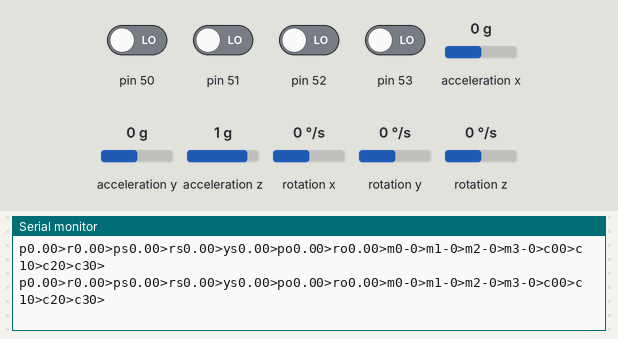
The sketch below on a simulated Arduino Mega 2560, built with avr-gcc and run on an emulated ATmega2560. Parts: the last lines printed to the serial monitor. Wiring (inferred from the names in the program): MPU-6050 motion sensor at I2C address 0x68. The inputs (shaded band) are chosen by the test bench; at power-on: pin 50–53 LOW, acceleration x 0 g, acceleration y 0 g, acceleration z 1 g, rotation x 0 °/s, rotation y 0 °/s, rotation z 0 °/s.

Above: at 2.4 s.
2.5 s: acceleration x set to 1.4 g
At 2.74 s:
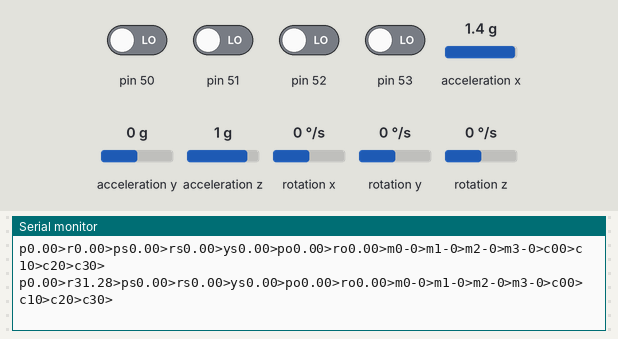
5.5 s: acceleration y set to -1.4 g
At 5.61 s:
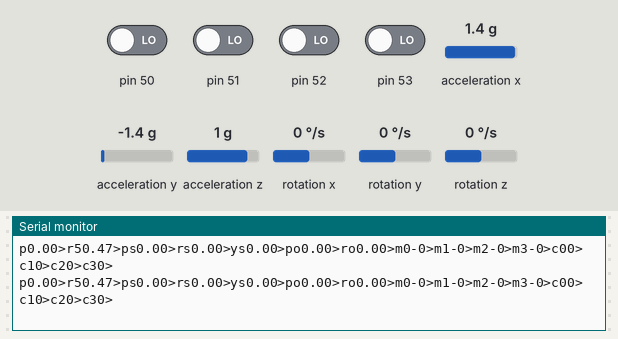
7.0 s: acceleration z set to -1.4 g
At 7.12 s:
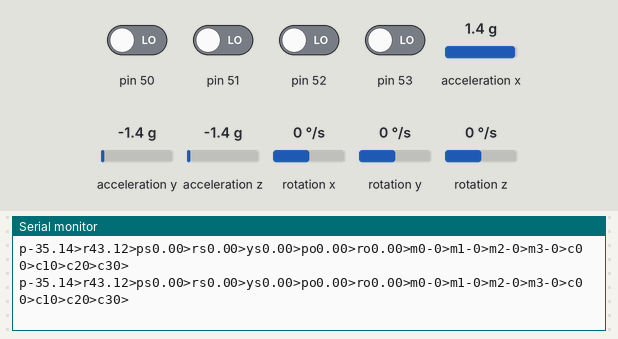
Timing chart, 0 to 10.0 s (numbered marks = the images above; inputs shaded):
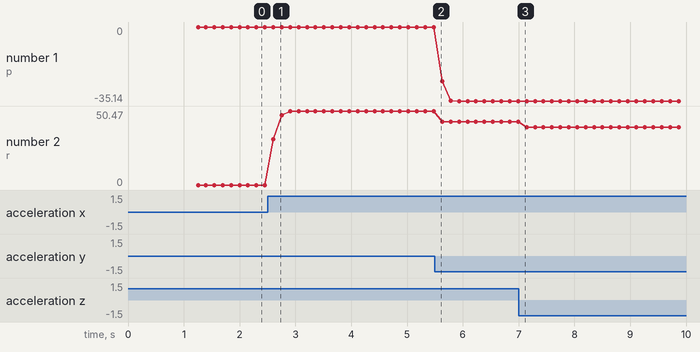

Measured:
- after the input at 2.5 s, the serial monitor: prints a new line after 0.10 s (image 1)
- plotted number 1: 0 → -35.14 after the input at 5.5 s
- plotted number 2: 0 → 50.47 after the input at 2.5 s, 50.47 → 43.12 after the input at 5.5 s, 43.12 → 39.23 after the input at 7.0 s

The sketch:

ksrmQuad.ino
```cpp
/*
   Author : Kunchala Anil
   Email : anilkunchalaece@gmail.com
   Date : 31 May 2018

   This is a rewrite of basicLiftWithPIDWithAutoCalibration Sketch
      reason - mpu6050 library by jeff Rowbwerg is freezes arduino
               in this sketch it is replaced by complementary filter


     Motor Directions for Quad + Configuration

                            Arduino Pin
             m0 Front - CW      4
             m1 Right - CCW     5
             m2 Back  - CW      6
             m3 Left  - CCW     7

     MPU 6050 Connections
             SCL  - A5
             SDA  - A4
             INT  -  2 -- we are not gonna use this

      Rx Connections
      Enable PCMSK0 Register  - PCMSK0 - portB (D8-D13) (PCINT0  - PCINT6)
                    Arduino Pin   PCINTx
            ch1   -    8          PCINT0   - Roll
            ch2   -    9          PCINT1   - Pitch
            ch3   -    10         PCINT2   - Throttle
            ch4   -    11         PCINT3   - Yaw


     Arm - DisArm Mechanisms
      To Arm    - Throttle Min && Yaw Max
      To DisArm - Throttle Min && Roll Max

*/

#include<Servo.h> //used to drive bldc motors
// There may be some conflicts with Software Serial Library and Servo
// So if you are planning for more serial devices go for Arduino Mega
// I use bluetooth to get flight parameters - it will be used with Hardware Serial
#include<PID_v1.h> //PID Library by Brett Beauregard ref:https://github.com/br3ttb/Arduino-PID-Library
#include<Wire.h> //used for MPU6050
#include<math.h> //used in accr angle calculation check accrTest for more info

//#define TUNING // used for tuning purpose

//tuning variables
#ifdef TUNING
#define MAX_DATA_LENGTH 100
char startingChar = '<';
char endingChar = '>';
boolean storeRecvData = false;
char recvDataBuffer[MAX_DATA_LENGTH];
char strtokDelimiter[] = ","; //used to parse the data
int index = 0;
double pp, pd, pi, rp, rd, ri, yp, yd, yi; //pid constants for pitch,roll,yaw [double since library only supports double]
#endif

//used to send bluetooth debug info
#define DATA_INTERVAL 150
unsigned long btDataStartMillis = millis();

//MotorConnections
#define m0 4
#define m1 5
#define m2 6
#define m3 7

// Date : 20Mar - Changing the Motor value from Angle(i.e servo.write) to microSeconds(servo.writeMicroSeconds)
#define motorArmValue 1200 // 60
#define motorMinValue 1200 //65
#define motorMaxValue 1800 //130
#define motorArmDelay 2000 //wait after motors armed

#define throttleMinValue 1200
#define throttleMaxValue 1800

//PID Constants

#define pitchPVal 0.5
#define pitchDVal 2.5
#define pitchIVal 0.0

#define rollPVal 0.0
#define rollDVal 0.0
#define rollIVal 0.0

#define yawPVal 0
#define yawDVal 0
#define yawIVal 0

//Flight Parameters
#define pitchMin -30
#define pitchMax 30
#define rollMin -30
#define rollMax 30
#define yawMin -90
#define yawMax 90

#define ch0Max 1800
#define ch0Min 1200
#define ch1Max 1800
#define ch1Min 1200

#define chMid 1500


//variables used for MPU6050 angle calculation
const float GYRO_SENSITIVITY_SCALE_FACTOR = 131.0; //for 200 degrees / sec
const long ACCR_SENSITIVITY_SCALE_FACTOR = 16384.0; // for 2g

//MPU6050 i2c address
const int MPU6050_ADDR = 0b1101000;
//MPU6050 Register Addresses
const byte PWR_REG_ADDR = 0x6B;
const byte GYRO_CONFIG_REG_ADDR = 0x1B;
//const byte GYRO_READ_START_ADDR = 0x43;
const byte ACCR_CONFIG_REG_ADDR = 0x1C;
const byte ACCR_READ_START_ADDR = 0x3B;

const float radToDegreeConvert = 180.0 / PI;

int16_t accX, accY, accZ, gyroX, gyroY, gyroZ, tmp; //used to store the data from MPU registers
double rotX, rotY; //for Gyro's
double angleX, angleY; //for Accer
double compAngleX, compAngleY; //for complimentary filter
double prevCompAngleX, prevCompAngleY; //used to remove small(+- 0.04) variance error

unsigned long prevTime = 0, currentTime; //to calculate dt for gyro integration

//offset variables
float gyroOffsetValX = 0, gyroOffsetValY = 0;
float accrOffsetValX = 0, accrOffsetValY = 0;

const int noOfSamplesForOffset = 400;

//variables used in pinChange ISR
volatile boolean recvPCInt = false;
volatile boolean armMotors = false;
boolean motorsArmed = false;

//servo instansces for motors
Servo motor0;
Servo motor1;
Servo motor2;
Servo motor3;

// PID Variables
double pidPitchIn, pidPitchOut, pidPitchSetPoint = 0; //though in UNO there is no diff between float and double - PID library throwing error if type is float
double pidRollIn, pidRollOut, pidRollSetPoint = 0;
double pidYawIn, pidYawOut, pidYawSetPoint = 0;

//variables to store the motor values calculated using pid and throttle
int m0Value, m1Value, m2Value, m3Value;

//PID Instances
PID pitchController(&pidPitchIn, &pidPitchOut, &pidPitchSetPoint, pitchPVal, pitchIVal, pitchDVal, DIRECT); //what is that reverse and forward ?
PID rollController(&pidRollIn, &pidRollOut, &pidRollSetPoint, rollPVal, rollIVal, rollDVal, DIRECT);
//PID yawController(&pidYawIn, &pidYawOut, &pidYawSetPoint, yawPVal, yawIVal, yawDVal, DIRECT);


//used to store the pwm duration
volatile unsigned long pwmDuration[4];
volatile unsigned long pwmStart[4];

//pinDeclaration for Rx
const byte rxCh[] = {8, 9, 10, 11};
const byte noOfChannels = sizeof(rxCh);

//portStatus
volatile byte prevPortState[] = {0, 0, 0, 0};
volatile byte presentPortState[4];

//Interrupt Service Routine will fire when for PinChange in PortB
ISR(PCINT0_vect) {
  recvPCInt = true;
  for (int ch = 0; ch < noOfChannels ; ch++) {
    presentPortState[ch] = digitalRead(rxCh[ch]);
  }//end of for looptr

  for (int c = 0; c < noOfChannels ; c++) {
    if (prevPortState[c] == 0 & presentPortState[c] == 1) {
      //if previous state is 0 and present state is 1 (Raising Edge) then take the time stamp
      pwmStart[c] = micros();
      prevPortState[c] = 1; //update the prevPort State
    } else if (prevPortState[c] == 1 & presentPortState[c] == 0) {
      //if previous state is 1 and present state is 0 (Falling Edge) then calculate the width based on the change
      pwmDuration[c] = micros() - pwmStart[c];
      prevPortState[c] = 0; //update Present PortState
    }
  }//end of for loop

  //ARM motors
  if (pwmDuration[2] < 1250 && pwmDuration[3] > 1700) {
    //Throttle Min And Yaw Max
    armMotors = true;
  }

  //DISARM Motors
  if (pwmDuration[2] < 1250 && pwmDuration[0] > 1700) {
    //Throttle Min and Roll Max
    armMotors = false;
  }
}//end of ISR Fcn


//NEED TO CHECK THIS - write or writeMicroSeconds
void updateMotors() {

  int throttle = map(pwmDuration[2], throttleMinValue, throttleMaxValue, motorMinValue, motorMaxValue);
  m0Value = throttle + pidPitchOut; //- pidYawOut;
  m1Value = throttle + pidRollOut; //+ pidYawOut;
  m2Value = throttle - pidPitchOut; //- pidYawOut;
  m3Value = throttle - pidRollOut; //+ pidYawOut;

  //keep the motors running
  if (m0Value < motorArmValue) m0Value = motorArmValue + 50;
  if (m1Value < motorArmValue) m1Value = motorArmValue + 50;
  if (m2Value < motorArmValue) m2Value = motorArmValue + 50;
  if (m3Value < motorArmValue) m3Value = motorArmValue + 50;

  //dont send values more than motorMaxValue - ESC may get into trouble
  if (m0Value > motorMaxValue) m0Value = motorMaxValue;
  if (m1Value > motorMaxValue) m1Value = motorMaxValue;
  if (m2Value > motorMaxValue) m2Value = motorMaxValue;
  if (m3Value > motorMaxValue) m3Value = motorMaxValue;

  //send the values to esc
  motor0.writeMicroseconds(m0Value);
  motor1.writeMicroseconds(m1Value);
  motor2.writeMicroseconds(m2Value);
  motor3.writeMicroseconds(m3Value);

}//end of updateMotors Fcn


void initializeMotors() {
  motor0.attach(m0);
  motor1.attach(m1);
  motor2.attach(m2);
  motor3.attach(m3);
  disArmMotors(); //we are disarming for safety
  //Serial.println(F("motors initialized"));
}//end of initializeMotors Fcn


void detachMotors() {
  motor0.detach();
  motor1.detach();
  motor2.detach();
  motor3.detach();
  //Serial.println(F("motors detached"));
}// end of detachMotors Fcn


void armAllMotors() {
  motor0.writeMicroseconds(motorArmValue);
  motor1.writeMicroseconds(motorArmValue);
  motor2.writeMicroseconds(motorArmValue);
  motor3.writeMicroseconds(motorArmValue);
  delay(motorArmDelay);
  //Serial.println(F("motors are Armed "));
}//end of armAllMotors Fcn


void disArmMotors() {
  motor0.writeMicroseconds(motorArmValue - 100);
  motor1.writeMicroseconds(motorArmValue - 100);
  motor2.writeMicroseconds(motorArmValue - 100);
  motor3.writeMicroseconds(motorArmValue - 100);
  //Serial.println(F("motors are disarmed "));
}//end of disArmMotors Fcn

//get register values from mpu6050 and calculate angles based on complementary filter
void updateAnglesFromMPU() {
  readMPU();
  calculateAngles();
}//end of updateAnglesFromMPU Fcn

void initPID() {
  rollController.SetOutputLimits(-50,50);
  pitchController.SetOutputLimits(-50,50);
  //  yawController.SetOutputLimits(yawMin, yawMax);
  rollController.SetMode(AUTOMATIC);
  pitchController.SetMode(AUTOMATIC);
  //  yawController.SetMode(AUTOMATIC);
    rollController.SetSampleTime(10);
    pitchController.SetSampleTime(10);
  //  yawController.SetSampleTime(10);
  Serial.println(F("pid initialisation completed"));
}//end of initPID Fcn

void setPointUpdate() {
  if (pwmDuration[0] > chMid - 20  && pwmDuration[0] < chMid + 20) {
    pidRollSetPoint = 0;
  } else {
    //ref : https://arduino.stackexchange.com/questions/9219/why-is-the-constrain-function-used-after-the-map-function
    pidRollSetPoint = map(pwmDuration[0], ch0Min, ch0Max, rollMin, rollMax);
    pidRollSetPoint = constrain(pidRollSetPoint, rollMin, rollMax);
  }
  if (pwmDuration[1] > chMid - 20 && pwmDuration[1] < chMid + 20) {
    pidPitchSetPoint = 0;
  } else {
    pidPitchSetPoint = map(pwmDuration[1], ch1Min, ch1Max, pitchMin, pitchMax);
    pidPitchSetPoint = constrain(pidPitchSetPoint, pitchMin, pitchMax);
  }
}//end of setPointUpdate Fcn


void computePID() {
  pidPitchIn = compAngleY;
  pidRollIn = compAngleX;
  setPointUpdate();
  //compute the setPoint
  rollController.Compute();
  pitchController.Compute();
  //  yawController.Compute();

}//end of computePID Fcn


#ifdef TUNING
void processReceivedData() {
  char * strtokIndex ; //this is used by strtok() as index
  strtokIndex = strtok(recvDataBuffer, strtokDelimiter); // get the first part - pp
  pp = atof(strtokIndex); // convert to float and store
  strtokIndex = strtok(NULL, strtokDelimiter); // this continues where the previous call left off - get pd
  pd = atof(strtokIndex);
  strtokIndex = strtok(NULL, strtokDelimiter); // get pi
  pi = atof(strtokIndex);
  strtokIndex = strtok(NULL, strtokDelimiter); // get rp
  rp = atof(strtokIndex);
  strtokIndex = strtok(NULL, strtokDelimiter); // get rd
  rd = atof(strtokIndex);
  strtokIndex = strtok(NULL, strtokDelimiter); // get ri
  ri = atof(strtokIndex);
  strtokIndex = strtok(NULL, strtokDelimiter); // get yp
  yp = atof(strtokIndex);
  strtokIndex = strtok(NULL, strtokDelimiter); // get yd
  yd = atof(strtokIndex);
  strtokIndex = strtok(NULL, strtokDelimiter); // get yi
  yi = atof(strtokIndex);

  Serial.print(F("@pp")); Serial.print(pp); Serial.print(F(">"));
  Serial.print(F("@pi")); Serial.print(pi); Serial.print(F(">"));
  Serial.print(F("@pd")); Serial.print(pd); Serial.print(F(">"));
  Serial.print(F("@rp")); Serial.print(rp); Serial.print(F(">"));
  Serial.print(F("@ri")); Serial.print(ri); Serial.print(F(">"));
  Serial.print(F("@rd")); Serial.print(rd); Serial.print(F(">"));
  Serial.print(F("@yp")); Serial.print(yp); Serial.print(F(">"));
  Serial.print(F("@yi")); Serial.print(yi); Serial.print(F(">"));
  Serial.print(F("@yd")); Serial.print(yd); Serial.print(F(">"));
  Serial.println("");
  if (pp > 0 && pd > 0)
  {
    setModifiedTunings();//add tuning parameters to PID if all the pitch pid parameters are positive
    Serial.println("modified tunings applied");
  }
}//end of processReceivedData

void setModifiedTunings() {
  pitchController.SetTunings(pp, pi, pd);
  rollController.SetTunings(rp, ri, rd);
  //  yawController.SetTunings(yp, yi, yd);
}//end of setModifiedTunings


void checkForBTInput() {
  if (Serial.available()) {
    //Serial.write(BTSerial.read());
    char recvChar = Serial.read();
    if (recvChar == startingChar) {
      storeRecvData = true;
      index = 0; //set the index back to starting
    }//end of if

    if (recvChar == endingChar) {
      storeRecvData = false;
      recvDataBuffer[index] = 0; //null terminating the string
      //Serial.println(recvDataBuffer);
      processReceivedData();
    }//end of if

    if (storeRecvData == true) {
      if (recvChar != startingChar) {
        recvDataBuffer[index] = recvChar; //store the received char in buffer
        index = index + 1; //increment the index
      }//end of if. Dumb Workaroung :)
    }

  }//end of If
}//end of checkForBTInput
#endif //of define TUNING


void sendBTOutput() {
  if (millis() - btDataStartMillis > DATA_INTERVAL) {
    btDataStartMillis = millis();
    //    Serial.print(F("y")); Serial.print(pidYawIn);Serial.print(F(">"));
    Serial.print(F("p")); Serial.print(compAngleY); Serial.print(F(">")); //pidPitchIn
    Serial.print(F("r")); Serial.print(compAngleX); Serial.print(F(">")); //PidRollIn
    Serial.print(F("ps")); Serial.print(pidPitchSetPoint); Serial.print(F(">"));
    Serial.print(F("rs")); Serial.print(pidRollSetPoint); Serial.print(F(">"));
    Serial.print(F("ys")); Serial.print(pidYawSetPoint); Serial.print(F(">"));
    Serial.print(F("po")); Serial.print(pidPitchOut); Serial.print(F(">"));
    Serial.print(F("ro")); Serial.print(pidRollOut); Serial.print(F(">"));
    //    Serial.print(F("yo")); Serial.print(pidYawOut);Serial.print(F(">"));
    Serial.print(F("m0-")); Serial.print(m0Value); Serial.print(F(">"));
    Serial.print(F("m1-")); Serial.print(m1Value); Serial.print(F(">"));
    Serial.print(F("m2-")); Serial.print(m2Value); Serial.print(F(">"));
    Serial.print(F("m3-")); Serial.print(m3Value); Serial.print(F(">"));
    Serial.print(F("c0")); Serial.print(pwmDuration[0]); Serial.print(F(">"));
    Serial.print(F("c1")); Serial.print(pwmDuration[1]); Serial.print(F(">"));
    Serial.print(F("c2")); Serial.print(pwmDuration[2]); Serial.print(F(">"));
    Serial.print(F("c3")); Serial.print(pwmDuration[3]); Serial.print(F(">"));
    Serial.println("");
  }//end of IF
}//end of sendBTOutput Fcn


void initReceiver() {
  cli(); //Clear all interrupts
  PCICR |= 1 << PCIE0; //Enable port B Registers i.e D8-D13
  PCMSK0 |= 1 << PCINT3 | 1 << PCINT2 | 1 << PCINT1 | 1 << PCINT0 ; // Pin11,10,9,8
  sei(); //enable all interrupts

  for (int i = 0 ; i < noOfChannels ; i++) {
    pinMode(rxCh[i], INPUT);
    digitalWrite(rxCh[i], HIGH); //enable pullup
  }//end of for loop
}//end of initReceiver Fcn


void configureMPU() {
  //Power Register
  Wire.beginTransmission(MPU6050_ADDR);
  Wire.write(PWR_REG_ADDR);//Access the power register
  Wire.write(0b00000000);//check datasheet
  Wire.endTransmission();

  //Gyro Config
  Wire.beginTransmission(MPU6050_ADDR);
  Wire.write(ACCR_CONFIG_REG_ADDR);
  Wire.write(0b00000000);//check data sheet for more info
  Wire.endTransmission();

  //Accr Config
  Wire.beginTransmission(MPU6050_ADDR);
  Wire.write(ACCR_CONFIG_REG_ADDR);
  Wire.write(0b00000000);//check datasheet for more info
  Wire.endTransmission();
}//end of setUpMPU Fcn

void readMPU() {
  //  Serial.println("begin tx");
  Wire.beginTransmission(MPU6050_ADDR);
  Wire.write(ACCR_READ_START_ADDR);  // starting with register 0x3B (ACCEL_XOUT_H)
  Wire.endTransmission(false);
  //  Serial.println("request from");
  Wire.requestFrom(MPU6050_ADDR, 14, true);
  //  Serial.println("request completed");
  accX = Wire.read() << 8 | Wire.read();
  accY = Wire.read() << 8 | Wire.read();
  accZ = Wire.read() << 8 | Wire.read();
  tmp = Wire.read() << 8 | Wire.read();
  gyroX = Wire.read() << 8 | Wire.read();
  gyroY = Wire.read() << 8 | Wire.read();
  gyroZ = Wire.read() << 8 | Wire.read();

  //apply scale factor for gyro reading
  rotX = gyroX / GYRO_SENSITIVITY_SCALE_FACTOR;
  rotY = gyroY / GYRO_SENSITIVITY_SCALE_FACTOR;

  //  Serial.println("read mpu completed ");

}//end of readGyroX Fcn

/*
   This Fcn will calculate offset and set initial value of gyro
   complementary values
*/

void calculateOffsets() {
  float gyroTotalValX = 0, gyroTotalValY = 0;
  float accrTotalValX = 0, accrTotalValY = 0;
  for (int i = 0 ; i < noOfSamplesForOffset ; i++) {
    readMPU();
    gyroTotalValX = gyroTotalValX + rotX;
    gyroTotalValY = gyroTotalValY + rotY;
    //angles from accr
    angleX = atan(accX / sqrt(pow(accY, 2) + pow(accZ, 2))) * radToDegreeConvert;
    angleY = atan(accY / sqrt(pow(accX, 2) + pow(accZ, 2))) * radToDegreeConvert;
    accrTotalValX = accrTotalValX + angleX;
    accrTotalValY = accrTotalValY + angleY;
    Serial.println("..........");
  }//end of for loop
  gyroOffsetValX = gyroTotalValX / noOfSamplesForOffset;
  gyroOffsetValY = gyroTotalValY / noOfSamplesForOffset;

  accrOffsetValX = accrTotalValX / noOfSamplesForOffset;
  accrOffsetValY = accrTotalValY / noOfSamplesForOffset;

  //read again to get current values
  readMPU();
  angleX = atan(accX / sqrt(pow(accY, 2) + pow(accZ, 2))) * radToDegreeConvert;
  angleY = atan(accY / sqrt(pow(accX, 2) + pow(accZ, 2))) * radToDegreeConvert;

  //apply offsets to accr values
  angleX = angleX - accrOffsetValX;
  angleY = angleY - accrOffsetValY;

  //set initial values for gyro and complementary filter
  rotX = angleX;
  rotY = angleY;
  compAngleX = angleX;
  compAngleY = angleY;

  //used to remove small variances
  prevCompAngleX = angleX;
  prevCompAngleY = angleY;

}//end of calculateGyroOffsets Fcn

/*
   This Fcn will calculate the angles using complementary filter
*/

void calculateAngles() {
  //angles from accr
  angleX = atan(accX / sqrt(pow(accY, 2) + pow(accZ, 2))) * radToDegreeConvert;
  angleY = atan(accY / sqrt(pow(accX, 2) + pow(accZ, 2))) * radToDegreeConvert;

  //apply offsets to accr values
  angleX = angleX - accrOffsetValX;
  angleY = angleY - accrOffsetValY;

  currentTime = millis();
  double dt = (currentTime - prevTime) / 1000;
  prevTime = currentTime;
  //The Mighty Complementary filter
  compAngleX = 0.99 * (compAngleX + (rotX - gyroOffsetValX) * dt) + 0.01 * angleX;
  compAngleY = 0.99 * (compAngleY + (rotY - gyroOffsetValY) * dt) + 0.01 * angleY;

  //remove small variations
  //iam getting + or - 0.04 angle difference even when sensor is stable to remove it
  //we are doing this
  if (compAngleX < prevCompAngleX + 0.04 && compAngleX > prevCompAngleX - 0.04)
  {
    compAngleX = prevCompAngleX;
  }

  if (compAngleY < prevCompAngleY + 0.04 && compAngleY > prevCompAngleY - 0.04)
  {
    compAngleY = prevCompAngleY;
  }

  //store the angle values
  prevCompAngleX = compAngleX;
  prevCompAngleY = compAngleY;

}//end of calculateAngles Fcn


/*
   In this fuction we configure mpu6050 and calculate offsets i.e calibration
*/
void initMPU6050() {
  configureMPU();
  calculateOffsets();
}//end of initMPU6050 Fcn

void setup() {
  initReceiver();
  Serial.begin(38400); //HC-05 is using hardware serial , 38400 is HC-05 Default Baud Rate
  initMPU6050();
  initPID();
  prevTime = millis(); //used to calculate dt for gyro integration
}//end of setup Fcn

void loop() {
  updateAnglesFromMPU();

  if (armMotors == true && motorsArmed == false) {
    initializeMotors();
    armAllMotors();
    motorsArmed = true;
  }

  if (armMotors == false) {
    disArmMotors();
    detachMotors();
    motorsArmed = false;
  }

  if (armMotors == true) {
    computePID();
    updateMotors();
  }//end of armMotors
#ifdef TUNING
  checkForBTInput();
#endif
  sendBTOutput();
}//end of loop Fcn
```
